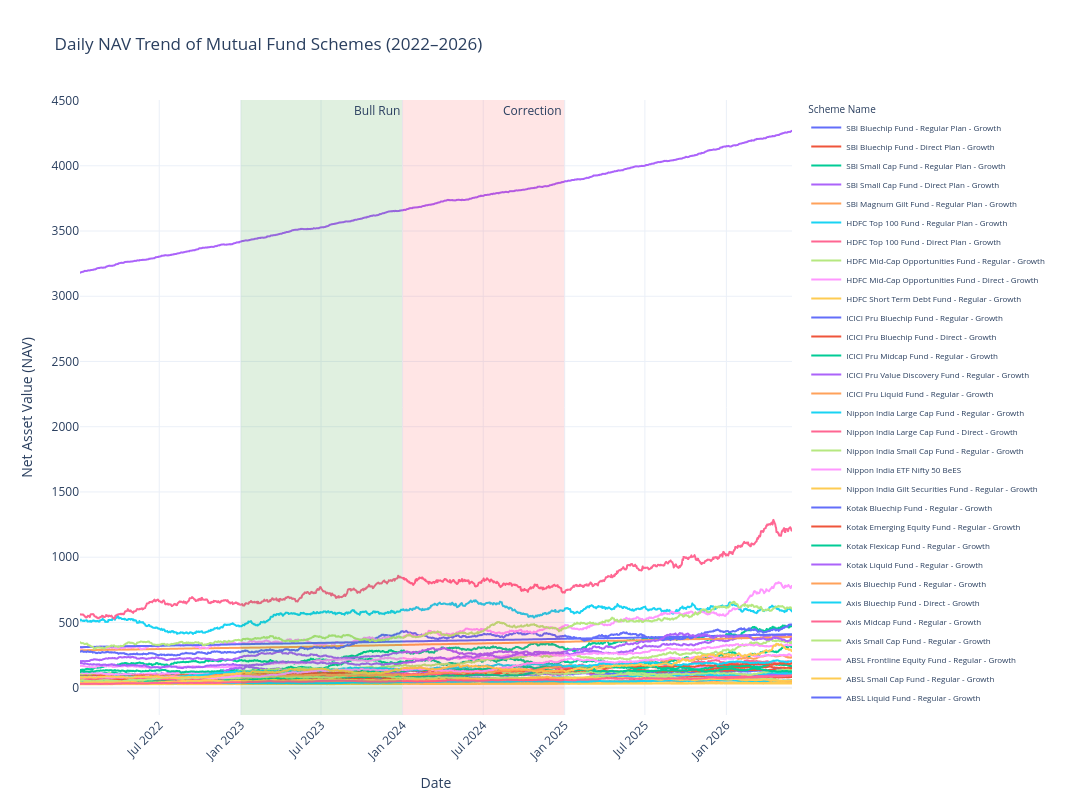

Notebook code cell kept with this figure:
### Code cell
fig = px.line(
    nav_merged,
    x="date",
    y="nav",
    color="scheme_name",
    title="Daily NAV Trend of Mutual Fund Schemes (2022–2026)",
    labels={
        "date": "Date",
        "nav": "Net Asset Value (NAV)",
        "scheme_name": "Scheme"
    },
    template="plotly_white",
    width=1200,
    height=700
)

fig.update_layout(
    width=1400,
    height=800,

    legend=dict(
        title="Scheme Name",
        orientation="v",
        y=1,
        yanchor="top",
        x=1.02,
        xanchor="left",
        font=dict(size=8)
    ),

    margin=dict(r=300)
)
fig.update_xaxes(
    tickangle=-45
)
fig.add_vrect(
    x0="2023-01-01",
    x1="2023-12-31",
    fillcolor="green",
    opacity=0.12,
    line_width=0,
    annotation_text="Bull Run"
)

fig.add_vrect(
    x0="2024-01-01",
    x1="2024-12-31",
    fillcolor="red",
    opacity=0.10,
    line_width=0,
    annotation_text="Correction"
)
fig.update_traces(
    hovertemplate="<b>%{fullData.name}</b><br>Date: %{x}<br>NAV: ₹%{y:.2f}<extra></extra>"
)
fig.show()

### Figure 1 — Plotly figure (JSON) as saved in the notebook; plotly's stock layout.template omitted (floating-point values rounded to 4 significant figures; data arrays with more than 128 entries replaced by an {"elided": "..."} marker saying what was removed)
{"data": [{"hovertemplate": "<b>%{fullData.name}</b><br>Date: %{x}<br>NAV: ₹%{y:.2f}<extra></extra>", "legendgroup": "SBI Bluechip Fund - Regular Plan - Growth", "line": {"color": "#636efa", "dash": "solid"}, "marker": {"symbol": "circle"}, "mode": "lines", "name": "SBI Bluechip Fund - Regular Plan - Growth", "showlegend": true, "type": "scattergl", "x": {"elided": "1150 str values"}, "xaxis": "x", "y": {"elided": "1150 float values"}, "yaxis": "y"}, {"hovertemplate": "<b>%{fullData.name}</b><br>Date: %{x}<br>NAV: ₹%{y:.2f}<extra></extra>", "legendgroup": "SBI Bluechip Fund - Direct Plan - Growth", "line": {"color": "#EF553B", "dash": "solid"}, "marker": {"symbol": "circle"}, "mode": "lines", "name": "SBI Bluechip Fund - Direct Plan - Growth", "showlegend": true, "type": "scattergl", "x": {"elided": "1150 str values"}, "xaxis": "x", "y": {"elided": "1150 float values"}, "yaxis": "y"}, {"hovertemplate": "<b>%{fullData.name}</b><br>Date: %{x}<br>NAV: ₹%{y:.2f}<extra></extra>", "legendgroup": "SBI Small Cap Fund - Regular Plan - Growth", "line": {"color": "#00cc96", "dash": "solid"}, "marker": {"symbol": "circle"}, "mode": "lines", "name": "SBI Small Cap Fund - Regular Plan - Growth", "showlegend": true, "type": "scattergl", "x": {"elided": "1150 str values"}, "xaxis": "x", "y": {"elided": "1150 float values"}, "yaxis": "y"}, {"hovertemplate": "<b>%{fullData.name}</b><br>Date: %{x}<br>NAV: ₹%{y:.2f}<extra></extra>", "legendgroup": "SBI Small Cap Fund - Direct Plan - Growth", "line": {"color": "#ab63fa", "dash": "solid"}, "marker": {"symbol": "circle"}, "mode": "lines", "name": "SBI Small Cap Fund - Direct Plan - Growth", "showlegend": true, "type": "scattergl", "x": {"elided": "1150 str values"}, "xaxis": "x", "y": {"elided": "1150 float values"}, "yaxis": "y"}, {"hovertemplate": "<b>%{fullData.name}</b><br>Date: %{x}<br>NAV: ₹%{y:.2f}<extra></extra>", "legendgroup": "SBI Magnum Gilt Fund - Regular Plan - Growth", "line": {"color": "#FFA15A", "dash": "solid"}, "marker": {"symbol": "circle"}, "mode": "lines", "name": "SBI Magnum Gilt Fund - Regular Plan - Growth", "showlegend": true, "type": "scattergl", "x": {"elided": "1150 str values"}, "xaxis": "x", "y": {"elided": "1150 float values"}, "yaxis": "y"}, {"hovertemplate": "<b>%{fullData.name}</b><br>Date: %{x}<br>NAV: ₹%{y:.2f}<extra></extra>", "legendgroup": "HDFC Top 100 Fund - Regular Plan - Growth", "line": {"color": "#19d3f3", "dash": "solid"}, "marker": {"symbol": "circle"}, "mode": "lines", "name": "HDFC Top 100 Fund - Regular Plan - Growth", "showlegend": true, "type": "scattergl", "x": {"elided": "1150 str values"}, "xaxis": "x", "y": {"elided": "1150 float values"}, "yaxis": "y"}, {"hovertemplate": "<b>%{fullData.name}</b><br>Date: %{x}<br>NAV: ₹%{y:.2f}<extra></extra>", "legendgroup": "HDFC Top 100 Fund - Direct Plan - Growth", "line": {"color": "#FF6692", "dash": "solid"}, "marker": {"symbol": "circle"}, "mode": "lines", "name": "HDFC Top 100 Fund - Direct Plan - Growth", "showlegend": true, "type": "scattergl", "x": {"elided": "1150 str values"}, "xaxis": "x", "y": {"elided": "1150 float values"}, "yaxis": "y"}, {"hovertemplate": "<b>%{fullData.name}</b><br>Date: %{x}<br>NAV: ₹%{y:.2f}<extra></extra>", "legendgroup": "HDFC Mid-Cap Opportunities Fund - Regular - Growth", "line": {"color": "#B6E880", "dash": "solid"}, "marker": {"symbol": "circle"}, "mode": "lines", "name": "HDFC Mid-Cap Opportunities Fund - Regular - Growth", "showlegend": true, "type": "scattergl", "x": {"elided": "1150 str values"}, "xaxis": "x", "y": {"elided": "1150 float values"}, "yaxis": "y"}, {"hovertemplate": "<b>%{fullData.name}</b><br>Date: %{x}<br>NAV: ₹%{y:.2f}<extra></extra>", "legendgroup": "HDFC Mid-Cap Opportunities Fund - Direct - Growth", "line": {"color": "#FF97FF", "dash": "solid"}, "marker": {"symbol": "circle"}, "mode": "lines", "name": "HDFC Mid-Cap Opportunities Fund - Direct - Growth", "showlegend": true, "type": "scattergl", "x": {"elided": "1150 str values"}, "xaxis": "x", "y": {"elided": "1150 float values"}, "yaxis": "y"}, {"hovertemplate": "<b>%{fullData.name}</b><br>Date: %{x}<br>NAV: ₹%{y:.2f}<extra></extra>", "legendgroup": "HDFC Short Term Debt Fund - Regular - Growth", "line": {"color": "#FECB52", "dash": "solid"}, "marker": {"symbol": "circle"}, "mode": "lines", "name": "HDFC Short Term Debt Fund - Regular - Growth", "showlegend": true, "type": "scattergl", "x": {"elided": "1150 str values"}, "xaxis": "x", "y": {"elided": "1150 float values"}, "yaxis": "y"}, {"hovertemplate": "<b>%{fullData.name}</b><br>Date: %{x}<br>NAV: ₹%{y:.2f}<extra></extra>", "legendgroup": "ICICI Pru Bluechip Fund - Regular - Growth", "line": {"color": "#636efa", "dash": "solid"}, "marker": {"symbol": "circle"}, "mode": "lines", "name": "ICICI Pru Bluechip Fund - Regular - Growth", "showlegend": true, "type": "scattergl", "x": {"elided": "1150 str values"}, "xaxis": "x", "y": {"elided": "1150 float values"}, "yaxis": "y"}, {"hovertemplate": "<b>%{fullData.name}</b><br>Date: %{x}<br>NAV: ₹%{y:.2f}<extra></extra>", "legendgroup": "ICICI Pru Bluechip Fund - Direct - Growth", "line": {"color": "#EF553B", "dash": "solid"}, "marker": {"symbol": "circle"}, "mode": "lines", "name": "ICICI Pru Bluechip Fund - Direct - Growth", "showlegend": true, "type": "scattergl", "x": {"elided": "1150 str values"}, "xaxis": "x", "y": {"elided": "1150 float values"}, "yaxis": "y"}, {"hovertemplate": "<b>%{fullData.name}</b><br>Date: %{x}<br>NAV: ₹%{y:.2f}<extra></extra>", "legendgroup": "ICICI Pru Midcap Fund - Regular - Growth", "line": {"color": "#00cc96", "dash": "solid"}, "marker": {"symbol": "circle"}, "mode": "lines", "name": "ICICI Pru Midcap Fund - Regular - Growth", "showlegend": true, "type": "scattergl", "x": {"elided": "1150 str values"}, "xaxis": "x", "y": {"elided": "1150 float values"}, "yaxis": "y"}, {"hovertemplate": "<b>%{fullData.name}</b><br>Date: %{x}<br>NAV: ₹%{y:.2f}<extra></extra>", "legendgroup": "ICICI Pru Value Discovery Fund - Regular - Growth", "line": {"color": "#ab63fa", "dash": "solid"}, "marker": {"symbol": "circle"}, "mode": "lines", "name": "ICICI Pru Value Discovery Fund - Regular - Growth", "showlegend": true, "type": "scattergl", "x": {"elided": "1150 str values"}, "xaxis": "x", "y": {"elided": "1150 float values"}, "yaxis": "y"}, {"hovertemplate": "<b>%{fullData.name}</b><br>Date: %{x}<br>NAV: ₹%{y:.2f}<extra></extra>", "legendgroup": "ICICI Pru Liquid Fund - Regular - Growth", "line": {"color": "#FFA15A", "dash": "solid"}, "marker": {"symbol": "circle"}, "mode": "lines", "name": "ICICI Pru Liquid Fund - Regular - Growth", "showlegend": true, "type": "scattergl", "x": {"elided": "1150 str values"}, "xaxis": "x", "y": {"elided": "1150 float values"}, "yaxis": "y"}, {"hovertemplate": "<b>%{fullData.name}</b><br>Date: %{x}<br>NAV: ₹%{y:.2f}<extra></extra>", "legendgroup": "Nippon India Large Cap Fund - Regular - Growth", "line": {"color": "#19d3f3", "dash": "solid"}, "marker": {"symbol": "circle"}, "mode": "lines", "name": "Nippon India Large Cap Fund - Regular - Growth", "showlegend": true, "type": "scattergl", "x": {"elided": "1150 str values"}, "xaxis": "x", "y": {"elided": "1150 float values"}, "yaxis": "y"}, {"hovertemplate": "<b>%{fullData.name}</b><br>Date: %{x}<br>NAV: ₹%{y:.2f}<extra></extra>", "legendgroup": "Nippon India Large Cap Fund - Direct - Growth", "line": {"color": "#FF6692", "dash": "solid"}, "marker": {"symbol": "circle"}, "mode": "lines", "name": "Nippon India Large Cap Fund - Direct - Growth", "showlegend": true, "type": "scattergl", "x": {"elided": "1150 str values"}, "xaxis": "x", "y": {"elided": "1150 float values"}, "yaxis": "y"}, {"hovertemplate": "<b>%{fullData.name}</b><br>Date: %{x}<br>NAV: ₹%{y:.2f}<extra></extra>", "legendgroup": "Nippon India Small Cap Fund - Regular - Growth", "line": {"color": "#B6E880", "dash": "solid"}, "marker": {"symbol": "circle"}, "mode": "lines", "name": "Nippon India Small Cap Fund - Regular - Growth", "showlegend": true, "type": "scattergl", "x": {"elided": "1150 str values"}, "xaxis": "x", "y": {"elided": "1150 float values"}, "yaxis": "y"}, {"hovertemplate": "<b>%{fullData.name}</b><br>Date: %{x}<br>NAV: ₹%{y:.2f}<extra></extra>", "legendgroup": "Nippon India ETF Nifty 50 BeES", "line": {"color": "#FF97FF", "dash": "solid"}, "marker": {"symbol": "circle"}, "mode": "lines", "name": "Nippon India ETF Nifty 50 BeES", "showlegend": true, "type": "scattergl", "x": {"elided": "1150 str values"}, "xaxis": "x", "y": {"elided": "1150 float values"}, "yaxis": "y"}, {"hovertemplate": "<b>%{fullData.name}</b><br>Date: %{x}<br>NAV: ₹%{y:.2f}<extra></extra>", "legendgroup": "Nippon India Gilt Securities Fund - Regular - Growth", "line": {"color": "#FECB52", "dash": "solid"}, "marker": {"symbol": "circle"}, "mode": "lines", "name": "Nippon India Gilt Securities Fund - Regular - Growth", "showlegend": true, "type": "scattergl", "x": {"elided": "1150 str values"}, "xaxis": "x", "y": {"elided": "1150 float values"}, "yaxis": "y"}, {"hovertemplate": "<b>%{fullData.name}</b><br>Date: %{x}<br>NAV: ₹%{y:.2f}<extra></extra>", "legendgroup": "Kotak Bluechip Fund - Regular - Growth", "line": {"color": "#636efa", "dash": "solid"}, "marker": {"symbol": "circle"}, "mode": "lines", "name": "Kotak Bluechip Fund - Regular - Growth", "showlegend": true, "type": "scattergl", "x": {"elided": "1150 str values"}, "xaxis": "x", "y": {"elided": "1150 float values"}, "yaxis": "y"}, {"hovertemplate": "<b>%{fullData.name}</b><br>Date: %{x}<br>NAV: ₹%{y:.2f}<extra></extra>", "legendgroup": "Kotak Emerging Equity Fund - Regular - Growth", "line": {"color": "#EF553B", "dash": "solid"}, "marker": {"symbol": "circle"}, "mode": "lines", "name": "Kotak Emerging Equity Fund - Regular - Growth", "showlegend": true, "type": "scattergl", "x": {"elided": "1150 str values"}, "xaxis": "x", "y": {"elided": "1150 float values"}, "yaxis": "y"}, {"hovertemplate": "<b>%{fullData.name}</b><br>Date: %{x}<br>NAV: ₹%{y:.2f}<extra></extra>", "legendgroup": "Kotak Flexicap Fund - Regular - Growth", "line": {"color": "#00cc96", "dash": "solid"}, "marker": {"symbol": "circle"}, "mode": "lines", "name": "Kotak Flexicap Fund - Regular - Growth", "showlegend": true, "type": "scattergl", "x": {"elided": "1150 str values"}, "xaxis": "x", "y": {"elided": "1150 float values"}, "yaxis": "y"}, {"hovertemplate": "<b>%{fullData.name}</b><br>Date: %{x}<br>NAV: ₹%{y:.2f}<extra></extra>", "legendgroup": "Kotak Liquid Fund - Regular - Growth", "line": {"color": "#ab63fa", "dash": "solid"}, "marker": {"symbol": "circle"}, "mode": "lines", "name": "Kotak Liquid Fund - Regular - Growth", "showlegend": true, "type": "scattergl", "x": {"elided": "1150 str values"}, "xaxis": "x", "y": {"elided": "1150 float values"}, "yaxis": "y"}, {"hovertemplate": "<b>%{fullData.name}</b><br>Date: %{x}<br>NAV: ₹%{y:.2f}<extra></extra>", "legendgroup": "Axis Bluechip Fund - Regular - Growth", "line": {"color": "#FFA15A", "dash": "solid"}, "marker": {"symbol": "circle"}, "mode": "lines", "name": "Axis Bluechip Fund - Regular - Growth", "showlegend": true, "type": "scattergl", "x": {"elided": "1150 str values"}, "xaxis": "x", "y": {"elided": "1150 float values"}, "yaxis": "y"}, {"hovertemplate": "<b>%{fullData.name}</b><br>Date: %{x}<br>NAV: ₹%{y:.2f}<extra></extra>", "legendgroup": "Axis Bluechip Fund - Direct - Growth", "line": {"color": "#19d3f3", "dash": "solid"}, "marker": {"symbol": "circle"}, "mode": "lines", "name": "Axis Bluechip Fund - Direct - Growth", "showlegend": true, "type": "scattergl", "x": {"elided": "1150 str values"}, "xaxis": "x", "y": {"elided": "1150 float values"}, "yaxis": "y"}, {"hovertemplate": "<b>%{fullData.name}</b><br>Date: %{x}<br>NAV: ₹%{y:.2f}<extra></extra>", "legendgroup": "Axis Midcap Fund - Regular - Growth", "line": {"color": "#FF6692", "dash": "solid"}, "marker": {"symbol": "circle"}, "mode": "lines", "name": "Axis Midcap Fund - Regular - Growth", "showlegend": true, "type": "scattergl", "x": {"elided": "1150 str values"}, "xaxis": "x", "y": {"elided": "1150 float values"}, "yaxis": "y"}, {"hovertemplate": "<b>%{fullData.name}</b><br>Date: %{x}<br>NAV: ₹%{y:.2f}<extra></extra>", "legendgroup": "Axis Small Cap Fund - Regular - Growth", "line": {"color": "#B6E880", "dash": "solid"}, "marker": {"symbol": "circle"}, "mode": "lines", "name": "Axis Small Cap Fund - Regular - Growth", "showlegend": true, "type": "scattergl", "x": {"elided": "1150 str values"}, "xaxis": "x", "y": {"elided": "1150 float values"}, "yaxis": "y"}, {"hovertemplate": "<b>%{fullData.name}</b><br>Date: %{x}<br>NAV: ₹%{y:.2f}<extra></extra>", "legendgroup": "ABSL Frontline Equity Fund - Regular - Growth", "line": {"color": "#FF97FF", "dash": "solid"}, "marker": {"symbol": "circle"}, "mode": "lines", "name": "ABSL Frontline Equity Fund - Regular - Growth", "showlegend": true, "type": "scattergl", "x": {"elided": "1150 str values"}, "xaxis": "x", "y": {"elided": "1150 float values"}, "yaxis": "y"}, {"hovertemplate": "<b>%{fullData.name}</b><br>Date: %{x}<br>NAV: ₹%{y:.2f}<extra></extra>", "legendgroup": "ABSL Small Cap Fund - Regular - Growth", "line": {"color": "#FECB52", "dash": "solid"}, "marker": {"symbol": "circle"}, "mode": "lines", "name": "ABSL Small Cap Fund - Regular - Growth", "showlegend": true, "type": "scattergl", "x": {"elided": "1150 str values"}, "xaxis": "x", "y": {"elided": "1150 float values"}, "yaxis": "y"}, {"hovertemplate": "<b>%{fullData.name}</b><br>Date: %{x}<br>NAV: ₹%{y:.2f}<extra></extra>", "legendgroup": "ABSL Liquid Fund - Regular - Growth", "line": {"color": "#636efa", "dash": "solid"}, "marker": {"symbol": "circle"}, "mode": "lines", "name": "ABSL Liquid Fund - Regular - Growth", "showlegend": true, "type": "scattergl", "x": {"elided": "1150 str values"}, "xaxis": "x", "y": {"elided": "1150 float values"}, "yaxis": "y"}, {"hovertemplate": "<b>%{fullData.name}</b><br>Date: %{x}<br>NAV: ₹%{y:.2f}<extra></extra>", "legendgroup": "UTI Nifty 50 Index Fund - Regular - Growth", "line": {"color": "#EF553B", "dash": "solid"}, "marker": {"symbol": "circle"}, "mode": "lines", "name": "UTI Nifty 50 Index Fund - Regular - Growth", "showlegend": true, "type": "scattergl", "x": {"elided": "1150 str values"}, "xaxis": "x", "y": {"elided": "1150 float values"}, "yaxis": "y"}, {"hovertemplate": "<b>%{fullData.name}</b><br>Date: %{x}<br>NAV: ₹%{y:.2f}<extra></extra>", "legendgroup": "UTI Mid Cap Fund - Regular - Growth", "line": {"color": "#00cc96", "dash": "solid"}, "marker": {"symbol": "circle"}, "mode": "lines", "name": "UTI Mid Cap Fund - Regular - Growth", "showlegend": true, "type": "scattergl", "x": {"elided": "1150 str values"}, "xaxis": "x", "y": {"elided": "1150 float values"}, "yaxis": "y"}, {"hovertemplate": "<b>%{fullData.name}</b><br>Date: %{x}<br>NAV: ₹%{y:.2f}<extra></extra>", "legendgroup": "UTI Flexi Cap Fund - Regular - Growth", "line": {"color": "#ab63fa", "dash": "solid"}, "marker": {"symbol": "circle"}, "mode": "lines", "name": "UTI Flexi Cap Fund - Regular - Growth", "showlegend": true, "type": "scattergl", "x": {"elided": "1150 str values"}, "xaxis": "x", "y": {"elided": "1150 float values"}, "yaxis": "y"}, {"hovertemplate": "<b>%{fullData.name}</b><br>Date: %{x}<br>NAV: ₹%{y:.2f}<extra></extra>", "legendgroup": "Mirae Asset Large Cap Fund - Regular - Growth", "line": {"color": "#FFA15A", "dash": "solid"}, "marker": {"symbol": "circle"}, "mode": "lines", "name": "Mirae Asset Large Cap Fund - Regular - Growth", "showlegend": true, "type": "scattergl", "x": {"elided": "1150 str values"}, "xaxis": "x", "y": {"elided": "1150 float values"}, "yaxis": "y"}, {"hovertemplate": "<b>%{fullData.name}</b><br>Date: %{x}<br>NAV: ₹%{y:.2f}<extra></extra>", "legendgroup": "Mirae Asset Emerging Bluechip Fund - Regular - Growth", "line": {"color": "#19d3f3", "dash": "solid"}, "marker": {"symbol": "circle"}, "mode": "lines", "name": "Mirae Asset Emerging Bluechip Fund - Regular - Growth", "showlegend": true, "type": "scattergl", "x": {"elided": "1150 str values"}, "xaxis": "x", "y": {"elided": "1150 float values"}, "yaxis": "y"}, {"hovertemplate": "<b>%{fullData.name}</b><br>Date: %{x}<br>NAV: ₹%{y:.2f}<extra></extra>", "legendgroup": "Mirae Asset Tax Saver Fund - Regular - Growth", "line": {"color": "#FF6692", "dash": "solid"}, "marker": {"symbol": "circle"}, "mode": "lines", "name": "Mirae Asset Tax Saver Fund - Regular - Growth", "showlegend": true, "type": "scattergl", "x": {"elided": "1150 str values"}, "xaxis": "x", "y": {"elided": "1150 float values"}, "yaxis": "y"}, {"hovertemplate": "<b>%{fullData.name}</b><br>Date: %{x}<br>NAV: ₹%{y:.2f}<extra></extra>", "legendgroup": "DSP Top 100 Equity Fund - Regular - Growth", "line": {"color": "#B6E880", "dash": "solid"}, "marker": {"symbol": "circle"}, "mode": "lines", "name": "DSP Top 100 Equity Fund - Regular - Growth", "showlegend": true, "type": "scattergl", "x": {"elided": "1150 str values"}, "xaxis": "x", "y": {"elided": "1150 float values"}, "yaxis": "y"}, {"hovertemplate": "<b>%{fullData.name}</b><br>Date: %{x}<br>NAV: ₹%{y:.2f}<extra></extra>", "legendgroup": "DSP Midcap Fund - Regular - Growth", "line": {"color": "#FF97FF", "dash": "solid"}, "marker": {"symbol": "circle"}, "mode": "lines", "name": "DSP Midcap Fund - Regular - Growth", "showlegend": true, "type": "scattergl", "x": {"elided": "1150 str values"}, "xaxis": "x", "y": {"elided": "1150 float values"}, "yaxis": "y"}, {"hovertemplate": "<b>%{fullData.name}</b><br>Date: %{x}<br>NAV: ₹%{y:.2f}<extra></extra>", "legendgroup": "DSP Small Cap Fund - Regular - Growth", "line": {"color": "#FECB52", "dash": "solid"}, "marker": {"symbol": "circle"}, "mode": "lines", "name": "DSP Small Cap Fund - Regular - Growth", "showlegend": true, "type": "scattergl", "x": {"elided": "1150 str values"}, "xaxis": "x", "y": {"elided": "1150 float values"}, "yaxis": "y"}], "layout": {"annotations": [{"showarrow": false, "text": "Bull Run", "x": "2023-12-31", "xanchor": "right", "xref": "x", "y": 1, "yanchor": "top", "yref": "y domain"}, {"showarrow": false, "text": "Correction", "x": "2024-12-31", "xanchor": "right", "xref": "x", "y": 1, "yanchor": "top", "yref": "y domain"}], "height": 800, "legend": {"font": {"size": 8}, "orientation": "v", "title": {"text": "Scheme Name"}, "tracegroupgap": 0, "x": 1.02, "xanchor": "left", "y": 1, "yanchor": "top"}, "margin": {"r": 300}, "shapes": [{"fillcolor": "green", "line": {"width": 0}, "opacity": 0.12, "type": "rect", "x0": "2023-01-01", "x1": "2023-12-31", "xref": "x", "y0": 0, "y1": 1, "yref": "y domain"}, {"fillcolor": "red", "line": {"width": 0}, "opacity": 0.1, "type": "rect", "x0": "2024-01-01", "x1": "2024-12-31", "xref": "x", "y0": 0, "y1": 1, "yref": "y domain"}], "title": {"text": "Daily NAV Trend of Mutual Fund Schemes (2022–2026)"}, "width": 1400, "xaxis": {"anchor": "y", "domain": [0, 1], "tickangle": -45, "title": {"text": "Date"}}, "yaxis": {"anchor": "x", "domain": [0, 1], "title": {"text": "Net Asset Value (NAV)"}}}}
